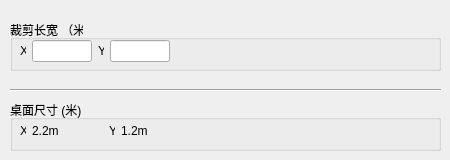
         <widget class="QWidget" name="tabSizeDesktop">
          <attribute name="title">
           <string>桌面参数</string>
          </attribute>
          <widget class="QGroupBox" name="groupBoxCutting">
           <property name="geometry">
            <rect>
             <x>10</x>
             <y>20</y>
             <width>431</width>
             <height>51</height>
            </rect>
           </property>
           <property name="title">
            <string>裁剪长宽 （米）</string>
           </property>
           <widget class="QWidget" name="layoutWidget_15">
            <property name="geometry">
             <rect>
              <x>10</x>
              <y>20</y>
              <width>171</width>
              <height>22</height>
             </rect>
            </property>
            <layout class="QHBoxLayout" name="horizontalLayout_23">
             <item>
              <widget class="QLabel" name="labelCuttingX">
               <property name="sizePolicy">
                <sizepolicy hsizetype="Preferred" vsizetype="Preferred">
                 <horstretch>0</horstretch>
                 <verstretch>0</verstretch>
                </sizepolicy>
               </property>
               <property name="minimumSize">
                <size>
                 <width>6</width>
                 <height>20</height>
                </size>
               </property>
               <property name="maximumSize">
                <size>
                 <width>6</width>
                 <height>20</height>
                </size>
               </property>
               <property name="text">
                <string>X</string>
               </property>
              </widget>
             </item>
             <item>
              <widget class="QLineEdit" name="lineEditCuttingX">
               <property name="sizePolicy">
                <sizepolicy hsizetype="Preferred" vsizetype="Fixed">
                 <horstretch>0</horstretch>
                 <verstretch>0</verstretch>
                </sizepolicy>
               </property>
               <property name="minimumSize">
                <size>
                 <width>60</width>
                 <height>0</height>
                </size>
               </property>
               <property name="maximumSize">
                <size>
                 <width>60</width>
                 <height>16777215</height>
                </size>
               </property>
               <property name="text">
                <string/>
               </property>
               <property name="alignment">
                <set>Qt::AlignRight|Qt::AlignTrailing|Qt::AlignVCenter</set>
               </property>
              </widget>
             </item>
             <item>
              <widget class="QLabel" name="labelCuttingY">
               <property name="sizePolicy">
                <sizepolicy hsizetype="Preferred" vsizetype="Preferred">
                 <horstretch>0</horstretch>
                 <verstretch>0</verstretch>
                </sizepolicy>
               </property>
               <property name="minimumSize">
                <size>
                 <width>6</width>
                 <height>20</height>
                </size>
               </property>
               <property name="maximumSize">
                <size>
                 <width>6</width>
                 <height>20</height>
                </size>
               </property>
               <property name="text">
                <string>Y</string>
               </property>
              </widget>
             </item>
             <item>
              <widget class="QLineEdit" name="lineEditCuttingY">
               <property name="sizePolicy">
                <sizepolicy hsizetype="Preferred" vsizetype="Fixed">
                 <horstretch>0</horstretch>
                 <verstretch>0</verstretch>
                </sizepolicy>
               </property>
               <property name="minimumSize">
                <size>
                 <width>60</width>
                 <height>0</height>
                </size>
               </property>
               <property name="maximumSize">
                <size>
                 <width>60</width>
                 <height>16777215</height>
                </size>
               </property>
               <property name="text">
                <string/>
               </property>
               <property name="alignment">
                <set>Qt::AlignRight|Qt::AlignTrailing|Qt::AlignVCenter</set>
               </property>
              </widget>
             </item>
             <item>
              <spacer name="horizontalSpacer_22">
               <property name="orientation">
                <enum>Qt::Horizontal</enum>
               </property>
               <property name="sizeType">
                <enum>QSizePolicy::Preferred</enum>
               </property>
               <property name="sizeHint" stdset="0">
                <size>
                 <width>194</width>
                 <height>17</height>
                </size>
               </property>
              </spacer>
             </item>
            </layout>
           </widget>
          </widget>
          <widget class="QGroupBox" name="groupBoxDesktop">
           <property name="geometry">
            <rect>
             <x>10</x>
             <y>100</y>
             <width>431</width>
             <height>51</height>
            </rect>
           </property>
           <property name="title">
            <string>桌面尺寸 (米)</string>
           </property>
           <widget class="QWidget" name="layoutWidget_16">
            <property name="geometry">
             <rect>
              <x>10</x>
              <y>20</y>
              <width>171</width>
              <height>22</height>
             </rect>
            </property>
            <layout class="QHBoxLayout" name="horizontalLayout_24">
             <item>
              <widget class="QLabel" name="labelDesktopX">
               <property name="sizePolicy">
                <sizepolicy hsizetype="Preferred" vsizetype="Preferred">
                 <horstretch>0</horstretch>
                 <verstretch>0</verstretch>
                </sizepolicy>
               </property>
               <property name="minimumSize">
                <size>
                 <width>6</width>
                 <height>20</height>
                </size>
               </property>
               <property name="maximumSize">
                <size>
                 <width>6</width>
                 <height>20</height>
                </size>
               </property>
               <property name="text">
                <string>X</string>
               </property>
              </widget>
             </item>
             <item>
              <widget class="QLabel" name="label_3">
               <property name="minimumSize">
                <size>
                 <width>61</width>
                 <height>0</height>
                </size>
               </property>
               <property name="text">
                <string>2.2m</string>
               </property>
              </widget>
             </item>
             <item>
              <widget class="QLabel" name="labelDesktopY">
               <property name="sizePolicy">
                <sizepolicy hsizetype="Preferred" vsizetype="Preferred">
                 <horstretch>0</horstretch>
                 <verstretch>0</verstretch>
                </sizepolicy>
               </property>
               <property name="minimumSize">
                <size>
                 <width>6</width>
                 <height>20</height>
                </size>
               </property>
               <property name="maximumSize">
                <size>
                 <width>6</width>
                 <height>20</height>
                </size>
               </property>
               <property name="text">
                <string>Y</string>
               </property>
              </widget>
             </item>
             <item>
              <widget class="QLabel" name="label_4">
               <property name="minimumSize">
                <size>
                 <width>61</width>
                 <height>0</height>
                </size>
               </property>
               <property name="text">
                <string>1.2m</string>
               </property>
              </widget>
             </item>
            </layout>
           </widget>
          </widget>
          <widget class="Line" name="line_3">
           <property name="geometry">
            <rect>
             <x>10</x>
             <y>80</y>
             <width>431</width>
             <height>20</height>
            </rect>
           </property>
           <property name="orientation">
            <enum>Qt::Horizontal</enum>
           </property>
          </widget>
         </widget>
